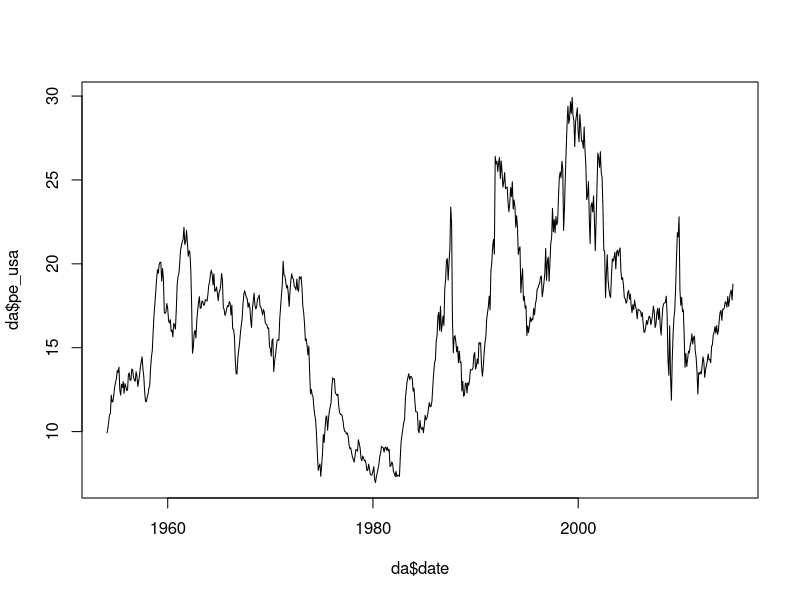
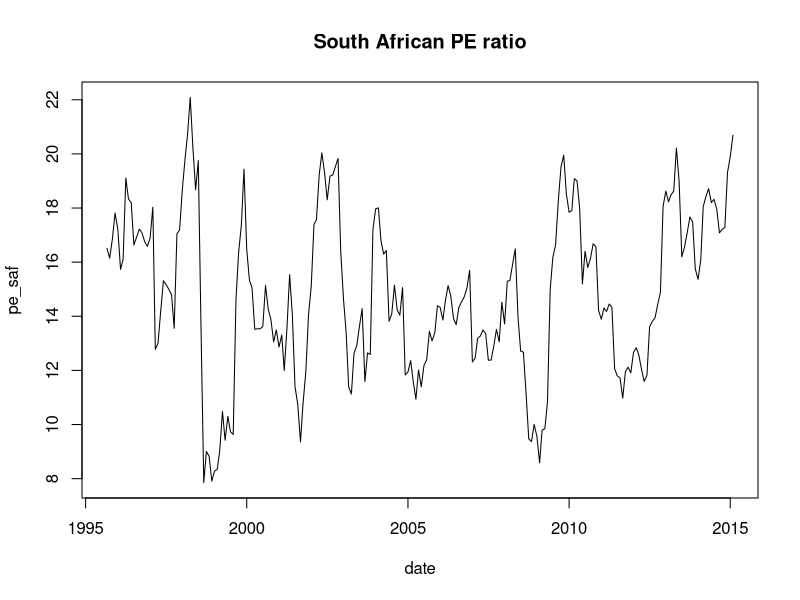
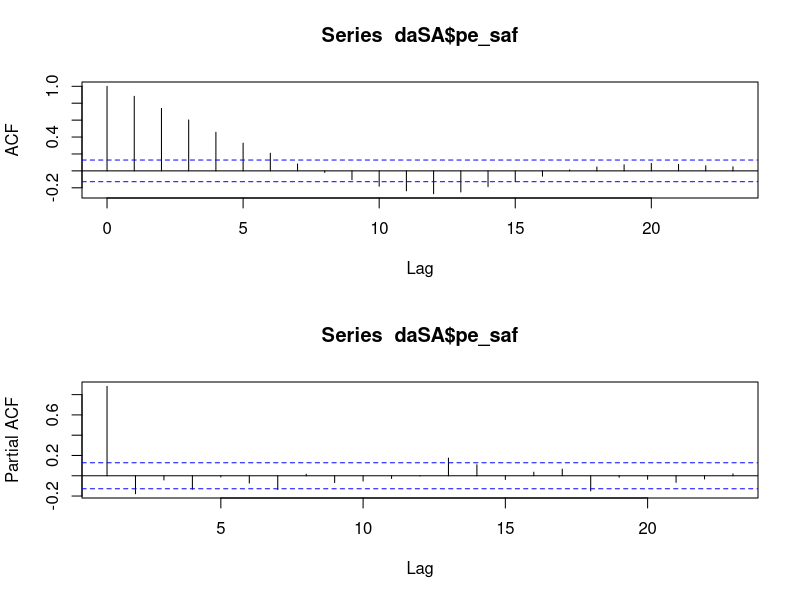
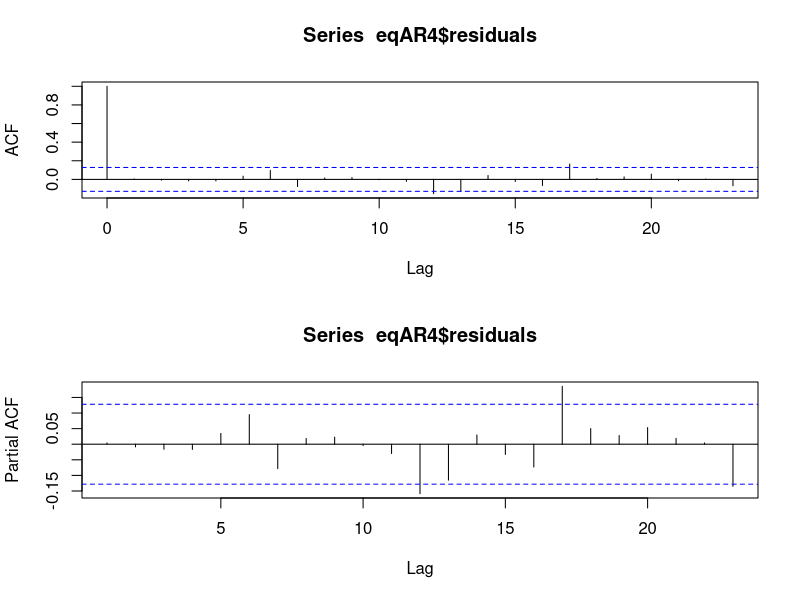
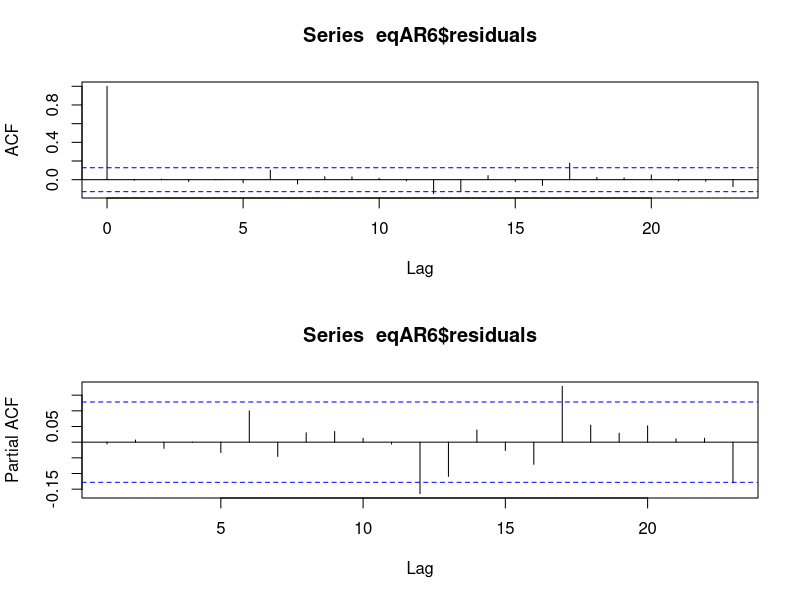
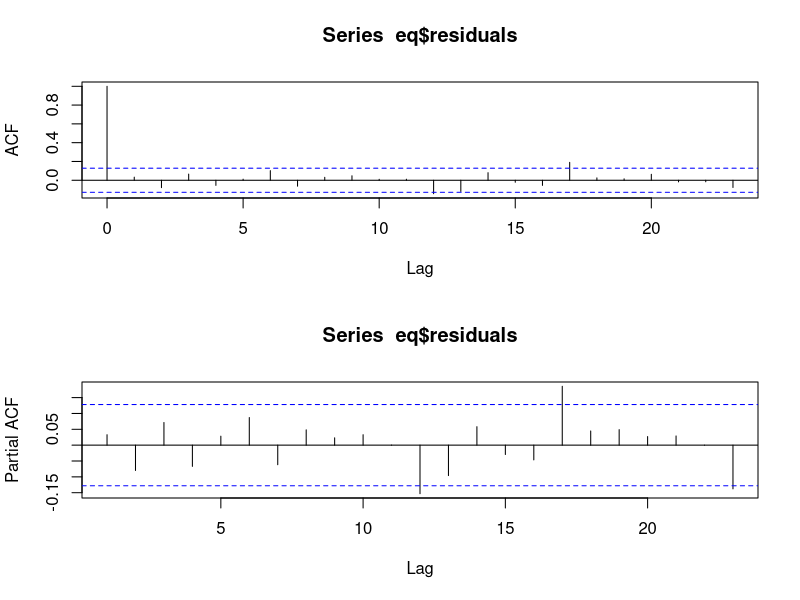

These figures' R source, in order:
# Session 6 looking ar real world data
library(forecast)
da <- read.csv('Data/Module3_data/PE_Ratios.csv')
head(da)
# create a date object. 
da$date <- as.Date(da[,1], format = '%Y-%m-%d')
plot(da$date, da$pe_usa, type = 'l')
daSA <- subset(da, da$date >= '1995-09-01', select = c(date, pe_saf))
head(daSA)
plot(daSA, type = 'l', main = "South African PE ratio")
# Looks stationary
par(mfrow = c(2, 1))
print(acf(daSA$pe_saf))
pacf(daSA$pe_saf)
# Suggestion is AR4? 
eqAR4 <- arima(daSA$pe_saf, order = c(4, 0, 0))
print(eqAR4)
acf(eqAR4$residuals)
pacf(eqAR4$residuals)
eqAR6 <- arima(daSA$pe_saf, order = c(6, 0, 0))
print(eqAR6)
acf(eqAR6$residuals)
pacf(eqAR6$residuals)
eqARMA61 <- arima(daSA$pe_saf, order = c(6, 0, 1))
print(eqARMA61)
# The AR4 has the lowest AIC and SBC. 
eq <- auto.arima(daSA$pe_saf)
summary(eq)
# Now looks like ARMA(2, 1)
acf(eq$residuals)
pacf(eq$residuals)
